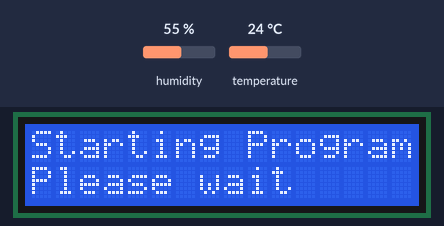
The sketch below on a simulated Arduino Uno, built with avr-gcc and run on an emulated ATmega328P. Parts: 16×2 character LCD. The inputs (shaded band) are chosen by the test bench; at power-on: humidity 55 %, temperature 24 °C. Storage starts empty; what the sketch prints to the serial monitor is not drawn.

Above: at 1.3 s.
1.4 s: humidity set to 22 %
At 10.8 s:
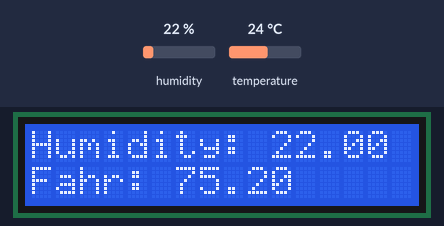
16.4 s: temperature set to 12 °C
At 20.8 s:
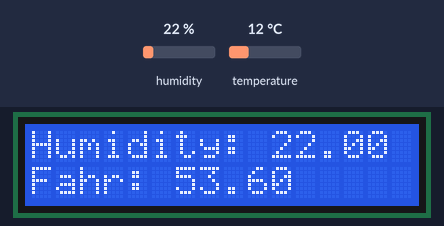
31.4 s: humidity set to 40 %
At 40.7 s:
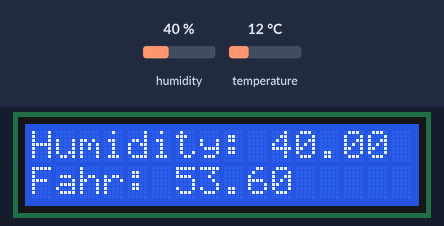
46.4 s: temperature set to 19 °C
At 51.8 s:
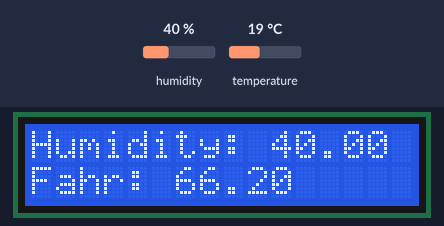
Timing chart, 0 to 53.3 s (numbered marks = the images above; inputs shaded):
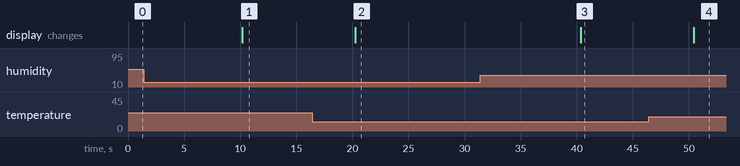

The sketch:

Datalogger.ino
```cpp
//Include DHT, LCD AND SD libraries
#include <DHT.h>
#include <Wire.h>
#include <LiquidCrystal_I2C.h>
LiquidCrystal_I2C lcd(0x27,16,2);  // set the LCD address to 0x3F for a 16 chars and 2 line display
#include <SPI.h>
#include <SD.h>

// define the DHT Pin
const int chipSelect = 4;
#define DHTPIN 8
#define DHTTYPE DHT11
DHT dht(DHTPIN, DHTTYPE);


void setup() {
  Serial.begin(9600);

  dht.begin();

  //read lcd
  lcd.init();
  lcd.clear();
  lcd.backlight();      // Make sure backlight is on

  // Print a message on both lines of the LCD.
  lcd.setCursor(0,0);   //Set cursor to character 2 on line 0
  lcd.print("Starting Program");

  lcd.setCursor(0,1);   //Move cursor to character 2 on line 1
  lcd.print("Please wait");

  Serial.print("Initializing SD card...");

  // Check for SD card is available
  if (!SD.begin(chipSelect)) {
    Serial.println("Card failed, or not present");
    // don't do anything more:
    while (1);
  }
  Serial.println("card initialized.");

}


void loop() {
  delay(10000);
  String dataString = "";
  // read humidity
  float h = dht.readHumidity();

  //Check statement
  //Serial.print("Humidity :" + String(h));

  //read temperature in Fahrenheit
  float f = dht.readTemperature(true);

  dataString += String(f);
  dataString += ",";
  dataString += String(h);

  lcd.clear();

  lcd.setCursor(0,0);   //Set cursor to character 2 on line 0
  lcd.print("Humidity: " + String(h));

  lcd.setCursor(0,1);   //Move cursor to character 2 on line 1
  lcd.print("Fahr: " + String(f));

  //Test datastring output
  //Serial.println(dataString);
  //Check statement
  //Serial.println(" Temp(F) :" + String(f));

  File dataFile = SD.open("datalog.txt", FILE_WRITE);

  // if the file is available, write to it:
  if (dataFile) {
    dataFile.println(dataString);
    dataFile.close();
    // print to the serial port too:
    Serial.println(dataString);
  }
  // if the file isn't open, pop up an error:
  else {
    Serial.println("error opening datalog.txt");
  }

}
```

Measured:
- after the input at 1.4 s, the display: changes after 8.8 s (image 1)
- after the input at 16.4 s, the display: changes after 3.8 s (image 2)
- after the input at 31.4 s, the display: changes after 9.0 s (image 3)
- after the input at 46.4 s, the display: changes after 4.0 s (image 4)
